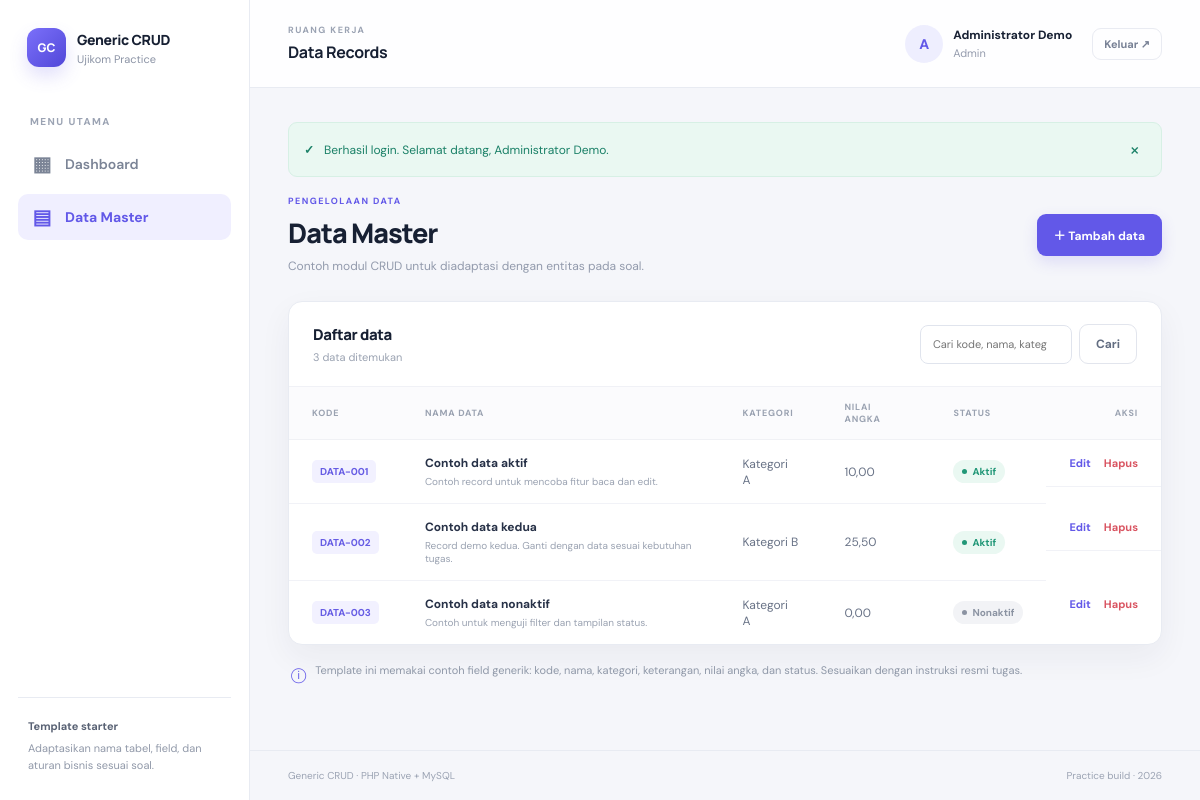
The app's page /index.php?page=records (signed in) with its own data.
### tables this page shows
CREATE TABLE master_records (
  id BIGINT UNSIGNED AUTO_INCREMENT PRIMARY KEY,
  record_code VARCHAR(50) NOT NULL UNIQUE,
  name VARCHAR(120) NOT NULL,
  category VARCHAR(80) NOT NULL,
  description VARCHAR(1000) NULL,
  numeric_value DECIMAL(14,2) NOT NULL DEFAULT 0.00,
  status ENUM('active', 'inactive') NOT NULL DEFAULT 'active',
  created_by BIGINT UNSIGNED NULL,
  created_at TIMESTAMP NOT NULL DEFAULT CURRENT_TIMESTAMP,
  updated_at TIMESTAMP NOT NULL DEFAULT CURRENT_TIMESTAMP ON UPDATE CURRENT_TIMESTAMP,
  CONSTRAINT fk_master_records_created_by FOREIGN KEY (created_by) REFERENCES users(id)
    ON UPDATE CASCADE ON DELETE SET NULL,
  INDEX idx_master_records_name (name),
  INDEX idx_master_records_category (category),
  INDEX idx_master_records_status (status)
);

### app/Support/helpers.php (called while the page is built, shortened)
<?php
function env(string $key, string $default = ''): string
{
    $value = getenv($key);
    return $value === false ? $default : (string) $value;
}
function e(mixed $value): string
{
    return htmlspecialchars((string) ($value ?? ''), ENT_QUOTES | ENT_SUBSTITUTE, 'UTF-8');
}
function text_strimwidth(string $value, int $start, int $width, string $trimMarker = ''): string
{
    if (function_exists('mb_strimwidth')) {
        return mb_strimwidth($value, $start, $width, $trimMarker, 'UTF-8');
    }
    return strlen($value) > $width
        ? substr($value, $start, max(0, $width - strlen($trimMarker))) . $trimMarker
        : substr($value, $start, $width);
}
function url(string $page, array $params = []): string
{
    $query = array_merge(['page' => $page], $params);
    return 'index.php?' . http_build_query($query);
}
function render(string $view, array $data = []): void
{
    extract($data, EXTR_SKIP);
    $viewPath = __DIR__ . '/../../views/' . $view . '.php';
    require __DIR__ . '/../../views/layout/header.php';
    require $viewPath;
    require __DIR__ . '/../../views/layout/footer.php';
}
function format_number(mixed $number): string
{
    return number_format((float) $number, 2, ',', '.');
}

### app/Core/BaseController.php (called while the page is built, shortened)
<?php
abstract class BaseController
{
    protected function renderView(string $view, array $data = []): void
    {
        render($view, $data);
    }
}

### app/Controllers/RecordController.php (called while the page is built, shortened)
<?php
final class RecordController extends BaseController
{
    public function index(): void
    {
        $page     = max(1, (int) ($_GET['p'] ?? 1));
        $search   = trim((string) ($_GET['q'] ?? ''));
        $category = trim((string) ($_GET['category'] ?? ''));
        $status   = trim((string) ($_GET['status'] ?? ''));
        $total    = $this->records->count($search, $category, $status);
        $lastPage = max(1, (int) ceil($total / self::PER_PAGE));
        $page     = min($page, $lastPage);
        $records    = $this->records->all($page, self::PER_PAGE, $search, $category, $status);
        $categories = $this->records->categories();
        $this->renderView('records/index', [
            'title'      => 'Data Records',
            'records'    => $records,
            'categories' => $categories,
            'search'     => $search,
            'category'   => $category,
            'status'     => $status,
            'total'      => $total,
            'page'       => $page,
            'pages'      => $lastPage,
            'perPage'    => self::PER_PAGE,
        ]);
    }
}

### app/Core/Database.php (called while the page is built, shortened)
<?php
final class Database
{
    private static ?PDO $instance = null;
    public static function connection(): PDO
    {
        if (self::$instance === null) {
            $host    = env('DB_HOST', '127.0.0.1');
            $port    = env('DB_PORT', '3306');
            $name    = env('DB_NAME', 'generic_crud_ujikom');
            $user    = env('DB_USER', 'root');
            $pass    = env('DB_PASS', '');
            $charset = env('DB_CHARSET', 'utf8mb4');
            $dsn = "mysql:host={$host};port={$port};dbname={$name};charset={$charset}";
            try {
                self::$instance = new PDO($dsn, $user, $pass, [
                    PDO::ATTR_ERRMODE            => PDO::ERRMODE_EXCEPTION,
                    PDO::ATTR_EMULATE_PREPARES   => false,
                    PDO::ATTR_DEFAULT_FETCH_MODE => PDO::FETCH_ASSOC,
                ]);
            } catch (PDOException $e) {
                error_log('Database connection error: ' . $e->getMessage());
                throw new PDOException('Tidak dapat terhubung ke database. Periksa konfigurasi .env.');
            }
        }
        return self::$instance;
    }
}

### app/Models/Record.php (called while the page is built, shortened)
<?php
final class Record implements RecordRepositoryInterface
{
    public function all(int $page, int $perPage, string $search, string $category, string $status): array
    {
        $offset = ($page - 1) * $perPage;
        $params = [];
        $where  = $this->buildWhere($search, $category, $status, $params);
        $sql = "SELECT r.*, u.full_name AS created_by_name
                FROM master_records r
                LEFT JOIN users u ON u.id = r.created_by
                {$where}
                ORDER BY r.created_at DESC
                LIMIT :limit OFFSET :offset";
        $stmt = Database::connection()->prepare($sql);
        $stmt->bindValue(':limit',  $perPage, PDO::PARAM_INT);
        $stmt->bindValue(':offset', $offset,  PDO::PARAM_INT);
        $stmt->execute();
        return $stmt->fetchAll();
    }
    public function count(string $search, string $category, string $status): int
    {
        $params = [];
        $where  = $this->buildWhere($search, $category, $status, $params);
        $sql    = "SELECT COUNT(*) FROM master_records r {$where}";
        $stmt   = Database::connection()->prepare($sql);
        $stmt->execute($params);
        return (int) $stmt->fetchColumn();
    }
    private function buildWhere(string $search, string $category, string $status, array &$params): string
    {
        $conditions = [];
        return $conditions ? 'WHERE ' . implode(' AND ', $conditions) : '';
    }
}

### bootstrap.php (called while the page is built, shortened)
<?php
require_once __DIR__ . '/app/Support/Env.php';
spl_autoload_register(static function (string $class): void {
    $prefix = 'App\\';
    $relative = substr($class, strlen($prefix));
    $path = __DIR__ . '/app/' . str_replace('\\', '/', $relative) . '.php';
});
require_once __DIR__ . '/app/Support/helpers.php';

### views/records/index.php (the view, shortened to what this page needs)
<div class="page-heading"><div><p class="eyebrow">PENGELOLAAN DATA</p><h1>Data Master</h1><p class="muted">Contoh modul CRUD untuk diadaptasi dengan entitas pada soal.</p></div><a class="btn btn-primary" href="<?= e(url('records-create')) ?>">＋ Tambah data</a></div>
<div class="panel"><div class="panel-heading list-heading"><div><h2>Daftar data</h2><p><?= number_format((int) $total) ?> data ditemukan</p></div><form class="search-form" action="index.php" method="get"><input id="search" type="search" name="q" value="<?= e($search) ?>" placeholder="Cari kode, nama, kategori…"><button class="btn btn-secondary" type="submit">Cari</button></form></div>
<?php if ($records === []): ?><div class="empty-state"><div class="empty-icon">⌕</div><h3><?= $search !== '' ? 'Data tidak ditemukan' : 'Belum ada data' ?></h3><p><?= $search !== '' ? 'Coba kata kunci lain.' : 'Klik tombol tambah data untuk mulai menguji CRUD.' ?></p><?php if ($search === ''): ?><a class="btn btn-primary" href="<?= e(url('records-create')) ?>">Tambah data</a><?php endif; ?></div>
<?php else: ?><div class="table-wrap"><table><thead><tr><th>KODE</th><th>NAMA DATA</th><th>KATEGORI</th><th>NILAI ANGKA</th><th>STATUS</th><th class="actions-head">AKSI</th></tr></thead><tbody>
<?php foreach ($records as $record): ?><tr><td><span class="code-chip"><?= e($record['record_code']) ?></span></td><td><div class="cell-primary"><?= e($record['name']) ?></div><?php if (!empty($record['description'])): ?><small class="cell-secondary"><?= e(text_strimwidth((string) $record['description'], 0, 65, '…')) ?></small><?php endif; ?></td><td><?= e($record['category']) ?></td><td><?= e(format_number($record['numeric_value'] ?? 0)) ?></td><td><span class="status status-<?= e($record['status']) ?>"><?= $record['status'] === 'active' ? 'Aktif' : 'Nonaktif' ?></span></td><td class="row-actions"><a class="action-link" href="<?= e(url('records-edit', ['id' => $record['id']])) ?>" aria-label="Edit <?= e($record['name']) ?>">Edit</a><form method="post" action="<?= e(url('records-delete')) ?>" data-confirm="Yakin ingin menghapus data ini? Tindakan ini tidak bisa dibatalkan."><?= csrf_field() ?><input type="hidden" name="id" value="<?= (int) $record['id'] ?>"><button type="submit" class="action-link danger-link">Hapus</button></form></td></tr><?php endforeach; ?>
</tbody></table></div>
<?php endif; ?></div>
<div class="subtle-note"><span>ⓘ</span> Template ini memakai contoh field generik: kode, nama, kategori, keterangan, nilai angka, dan status. Sesuaikan dengan instruksi resmi tugas.</div>

### assets/css/style.css (style rules this page uses)
:root { --bg:#f5f6fa;--panel:#fff;--ink:#172033;--muted:#778196;--line:#e8ebf2;--purple:#6258e8;--purple-dark:#4f46d6;--green:#168d70;--red:#d84c5b;--shadow:0 12px 32px rgba(35,43,75,.055) }
* { box-sizing:border-box }
body { margin:0;color:var(--ink);font-family:'DM Sans',Arial,sans-serif;background:var(--bg);font-size:14px }
a { color:inherit;text-decoration:none }
button,input,select,textarea { font:inherit }
button { cursor:pointer }
.nav-label,.eyebrow,.topbar-caption { font-size:10px;font-weight:700;letter-spacing:1.45px;color:#9ba3b3 }
.page-heading { display:flex;align-items:center;justify-content:space-between;gap:20px;margin-bottom:27px }
.eyebrow { margin:0 0 7px;color:var(--purple);font-size:9px }
.page-heading h1 { font:800 27px Manrope,sans-serif;letter-spacing:-1px;margin:0 0 7px }
.muted { margin:0;color:#929aac;font-size:12px }
.btn { display:inline-flex;align-items:center;justify-content:center;gap:10px;border:1px solid transparent;border-radius:9px;padding:11px 16px;font-weight:700;font-size:12px;white-space:nowrap;transition:transform .15s,background .15s }
.btn-primary { color:#fff;background:var(--purple);box-shadow:0 6px 15px #6258e829 }
.btn-secondary { background:#fff;border-color:#e2e5ed;color:#626d81 }
.panel { background:#fff;border:1px solid var(--line);border-radius:14px;box-shadow:var(--shadow);overflow:hidden }
.panel-heading { display:flex;align-items:center;justify-content:space-between;gap:20px;padding:22px 24px;border-bottom:1px solid #f0f1f6 }
.panel-heading h2 { font:800 15px Manrope,sans-serif;margin:0 0 5px;letter-spacing:-.4px }
.panel-heading p { font-size:11px;color:#9aa2b1;margin:0 }
.table-wrap { overflow-x:auto }
table { border-collapse:collapse;width:100%;min-width:720px }
th { text-align:left;font-size:9px;letter-spacing:.8px;color:#9aa2b1;font-weight:700;background:#fbfbfd;padding:14px 23px;border-bottom:1px solid #f0f1f5 }
td { padding:15px 23px;border-bottom:1px solid #f1f2f7;font-size:12px;color:#687286 }
tbody tr:last-child td { border-bottom:0 }
.cell-primary { font-weight:700;color:#273147 }
.cell-secondary { display:block;color:#9aa2b1;font-size:10px;margin-top:4px }
.code-chip { display:inline-block;background:#f2f1ff;color:#665ce4;padding:5px 8px;border-radius:5px;font:700 10px 'DM Sans',sans-serif;white-space:nowrap }
.status { display:inline-flex;align-items:center;gap:5px;border-radius:20px;padding:5px 9px;font-size:10px;font-weight:700 }
.status:before { content:'';width:5px;height:5px;border-radius:50%;background:currentColor }
.status-active { background:#eaf8f2;color:#219777 }
.status-inactive { background:#f2f3f6;color:#8b93a2 }
.list-heading { align-items:flex-start }
.search-form { display:flex;gap:7px;align-items:center }
.search-form input { width:240px }
.field input,.field select,.field textarea,.search-form input { width:100%;min-height:42px;background:#fff;border:1px solid #e0e4ed;border-radius:8px;padding:10px 12px;color:#273147;outline:none;transition:border .15s,box-shadow .15s }
.search-form input { min-height:39px;font-size:11px }
.actions-head { text-align:right }
.row-actions { display:flex;align-items:center;justify-content:flex-end;gap:13px;white-space:nowrap }
.row-actions form { display:inline }
.action-link { background:transparent;border:0;padding:0;color:var(--purple);font-weight:700;font-size:11px }
.danger-link { color:#d95562 }
.subtle-note { display:flex;gap:9px;align-items:flex-start;color:#8f98a8;font-size:11px;line-height:1.6;margin:17px 3px }
.subtle-note span { color:var(--purple);font-size:15px }

### records on screen
master_records: id "3", record_code "DATA-003", name "Contoh data nonaktif", description "Contoh untuk menguji filter dan tampilan status.", category "Kategori A", numeric_value "0,00", status "Nonaktif"
master_records: record_code "DATA-001", name "Contoh data aktif", description "Contoh record untuk mencoba fitur baca dan edit.", category "Kategori A", numeric_value "10,00", status "Aktif"
master_records: record_code "DATA-002", name "Contoh data kedua", description "Record demo kedua. Ganti dengan data sesuai kebutuhan tugas.", category "Kategori B", numeric_value "25,50", status "Aktif"

### other values on screen
$pageTitle "Data Records"
substr($user['full_name'] ?? 'A', 0, 1) "A"
$user['full_name'] "Administrator Demo"
$user['role'] "Admin"
$flash['message'] "Berhasil login. Selamat datang, Administrator Demo."
